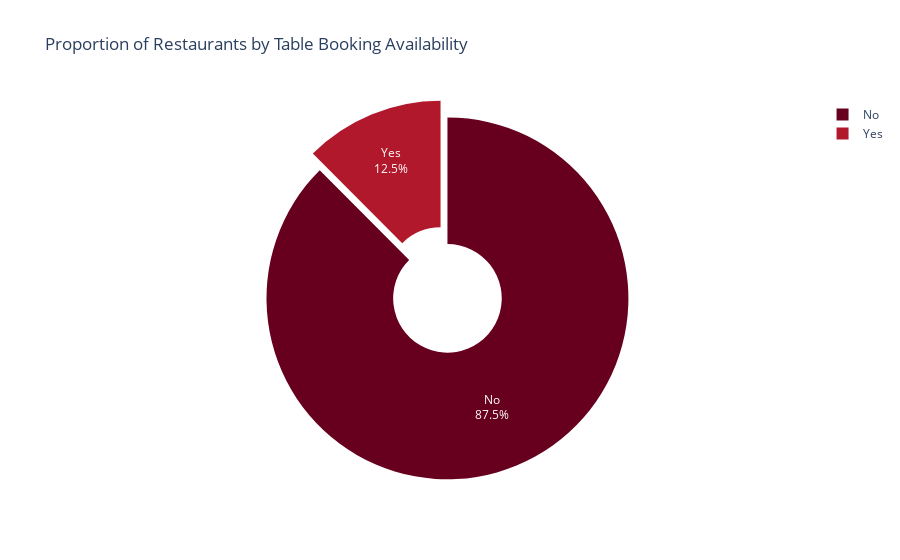

Notebook code for this chart:
### Code cell
fig = px.pie(names=book_table_counts.index,
             values=book_table_counts.values,
             title='Proportion of Restaurants by Table Booking Availability',
             color_discrete_sequence=px.colors.sequential.RdBu,
             hole=0.3)

fig.update_traces(textinfo='percent+label', pull=[0.05] * len(book_table_counts))
fig.show()

### Figure 1 — Plotly figure (JSON) as saved in the notebook; plotly's stock layout.template omitted (floating-point values rounded to 4 significant figures)
{"data": [{"domain": {"x": [0, 1], "y": [0, 1]}, "hole": 0.3, "hovertemplate": "label=%{label}<br>value=%{value}<extra></extra>", "labels": ["No", "Yes"], "legendgroup": "", "name": "", "pull": [0.05, 0.05], "showlegend": true, "textinfo": "percent+label", "type": "pie", "values": [45268, 6449]}], "layout": {"legend": {"tracegroupgap": 0}, "piecolorway": ["rgb(103,0,31)", "rgb(178,24,43)", "rgb(214,96,77)", "rgb(244,165,130)", "rgb(253,219,199)", "rgb(247,247,247)", "rgb(209,229,240)", "rgb(146,197,222)", "rgb(67,147,195)", "rgb(33,102,172)", "rgb(5,48,97)"], "title": {"text": "Proportion of Restaurants by Table Booking Availability"}}}
